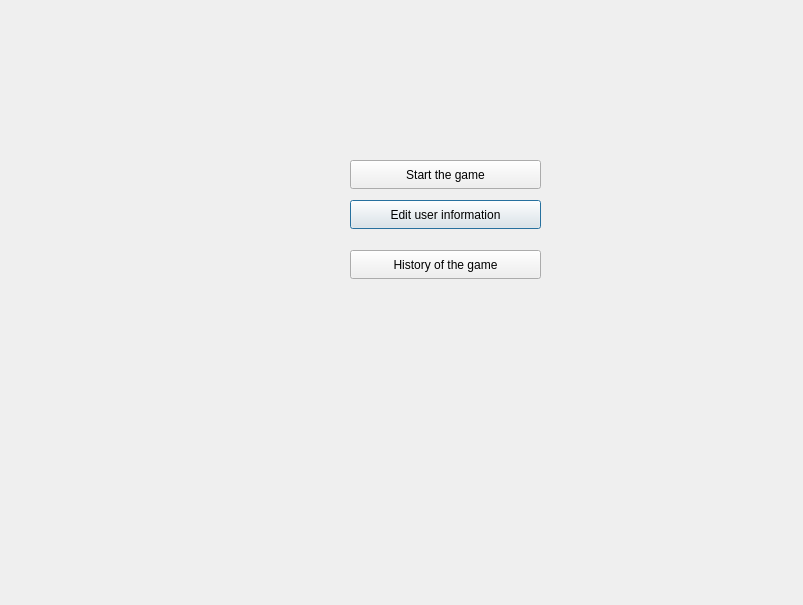
<?xml version="1.0" encoding="UTF-8"?>
<ui version="4.0">
 <class>welcome</class>
 <widget class="QDialog" name="welcome">
  <property name="geometry">
   <rect>
    <x>0</x>
    <y>0</y>
    <width>803</width>
    <height>605</height>
   </rect>
  </property>
  <property name="windowTitle">
   <string>Dialog</string>
  </property>
  <property name="styleSheet">
   <string notr="true"/>
  </property>
  <widget class="QPushButton" name="pushButton">
   <property name="geometry">
    <rect>
     <x>350</x>
     <y>200</y>
     <width>191</width>
     <height>29</height>
    </rect>
   </property>
   <property name="text">
    <string>Edit user information</string>
   </property>
  </widget>
  <widget class="QPushButton" name="pushButton_2">
   <property name="geometry">
    <rect>
     <x>350</x>
     <y>250</y>
     <width>191</width>
     <height>29</height>
    </rect>
   </property>
   <property name="text">
    <string>History of the game</string>
   </property>
  </widget>
  <widget class="QPushButton" name="pushButton_3">
   <property name="geometry">
    <rect>
     <x>350</x>
     <y>160</y>
     <width>191</width>
     <height>29</height>
    </rect>
   </property>
   <property name="text">
    <string>Start the game</string>
   </property>
  </widget>
 </widget>
 <resources/>
 <connections/>
</ui>
